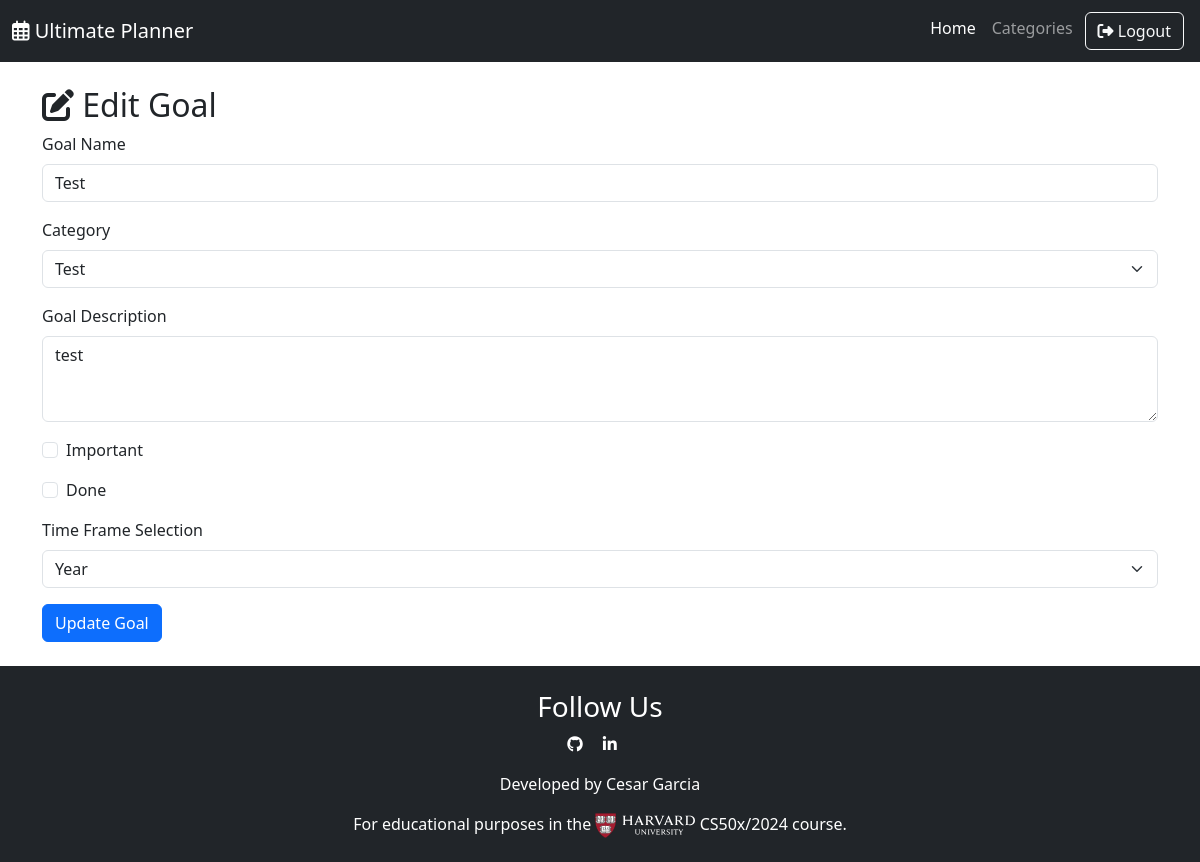
The app's page /edit-goal/4 (signed in) with its own data.
### app.py (models this page shows, shortened)
class Goal(db.Model):
    goal_id = db.Column(db.Integer, primary_key=True)
    goal_name = db.Column(db.String(100), nullable=False)
    goal_description = db.Column(db.String(255), nullable=False)
    goal_important = db.Column(db.Boolean, default=False)
    goal_done = db.Column(db.Boolean, default=False)
    goal_timeframe_selection = db.Column(db.String(50), nullable=False)  # Use a regular string column
    user_id = db.Column(db.Integer, db.ForeignKey('user.user_id'), nullable=False)
    category_id = db.Column(db.Integer, db.ForeignKey('category.category_id'), nullable=False)

class Category(db.Model):
    category_id = db.Column(db.Integer, primary_key=True)
    category_name = db.Column(db.String(100), nullable=False)
    category_color = db.Column(db.String(7), nullable=False)
    user_id = db.Column(db.Integer, db.ForeignKey('user.user_id'), nullable=False)
    __table_args__ = (
        db.UniqueConstraint('category_name', 'user_id', name='unique_category_per_user'),
        db.UniqueConstraint('category_color', 'user_id', name='unique_color_per_user')
    )

### app.py (the view, shortened to what this page needs)
@app.route('/edit-goal/<int:goal_id>', methods=['GET', 'POST'])
def edit_goal(goal_id):
    if 'user_id' not in session:
        flash("You need to log in first.", "danger")
        return redirect(url_for('login'))
    user = User.query.get(session['user_id'])  # Get the logged-in user
    goal = Goal.query.get_or_404(goal_id)  # Get the goal or return 404 if not found
    if goal.user_id != user.user_id:
        flash("You do not have permission to edit this goal.", "danger")
        return redirect(url_for('dashboard'))
    categories = user.categories  # Get the categories associated with the user
    return render_template('edit_goal.html', goal=goal, categories=categories)

### templates/edit_goal.html (shortened to what this page needs)
{% extends "base.html" %}
{% block content %}
<div class="container mt-4">
    <h2><i class="fa-solid fa-pen-to-square"></i> Edit Goal</h2>
    <form method="POST">
        <div class="mb-3">
            <label for="goal_name" class="form-label">Goal Name</label>
            <input type="text" class="form-control" id="goal_name" name="goal_name" value="{{ goal.goal_name }}" required>
        </div>
        <div class="mb-3">
            <label for="category_id" class="form-label">Category</label>
            <select class="form-select" id="category_id" name="category_id" required>
                {% for category in categories %}
                    <option value="{{ category.category_id }}" {% if category.category_id == goal.category_id %}selected{% endif %}>{{ category.category_name }}</option>
                {% endfor %}
            </select>
        </div>
        <div class="mb-3">
            <label for="goal_description" class="form-label">Goal Description</label>
            <textarea class="form-control" id="goal_description" name="goal_description" rows="3" required>{{ goal.goal_description }}</textarea>
        </div>
        <div class="form-check mb-3">
            <input class="form-check-input" type="checkbox" id="goal_important" name="goal_important" {% if goal.goal_important %}checked{% endif %}>
            <label class="form-check-label" for="goal_important">Important</label>
        </div>
        <div class="form-check mb-3">
            <input class="form-check-input" type="checkbox" id="goal_done" name="goal_done" {% if goal.goal_done %}checked{% endif %}>
            <label class="form-check-label" for="goal_done">Done</label>
        </div>
        <div class="mb-3">
            <label for="goal_timeframe_selection" class="form-label">Time Frame Selection</label>
            <select class="form-select" id="goal_timeframe_selection" name="goal_timeframe_selection" required>
                <option value="year" {% if goal.goal_timeframe_selection == 'year' %}selected{% endif %}>Year</option>
            </select>
        </div>
        <button type="submit" class="btn btn-primary">Update Goal</button>
    </form>
</div>
{% endblock %}

### static/css/styles.css (style rules this page uses)
html, body { height: 85%; }

### records on screen
Goal: goal_name "Test", category_id "Test", goal_description "test", goal_timeframe_selection "Year"
